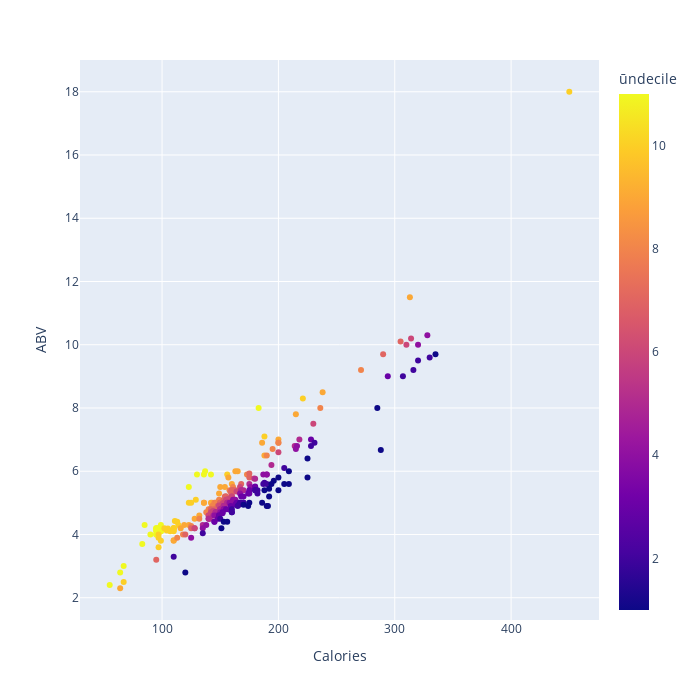

Notebook source saved alongside this figure:
### Markdown cell above
No surprise that the highest quintile APC are above where the regression line would be but that yellow dot at 18% is interesting. Also, the mass of the ratio distribution is at the lower calorie range. So maybe there is something to light beers after all - just not taste!

Quintiles nicely show the expected pattern so maybe slicing a little finer would be interesting. Deciles plus one maybe... 	ūndeciles? So the median will be in the 6th quantile. Maybe a little wacky, but fun.

### Code cell
# The same only different.
pd.qcut(df["apc"], q=11, labels=False)
df['ūndecile'] = pd.qcut(df["apc"], q=11, labels=False)
df['ūndecile'] = df['ūndecile'] + 1  # add one because zero index not helpful here

# Now color data points by quintiles of ABV/Calories
fig = px.scatter(df, x="Calories", y="ABV",  hover_data=['Brand'], color="ūndecile",
                width=700, height=700)
fig.show()

### Figure 1 — Plotly figure (JSON) as saved in the notebook; plotly's stock layout.template omitted (floating-point values rounded to 4 significant figures; data arrays with more than 128 entries replaced by an {"elided": "..."} marker saying what was removed)
{"data": [{"customdata": {"elided": "270x1 str values"}, "hovertemplate": "Calories=%{x}<br>ABV=%{y}<br>Brand=%{customdata[0]}<br>ūndecile=%{marker.color}<extra></extra>", "legendgroup": "", "marker": {"color": {"elided": "270 int values"}, "coloraxis": "coloraxis", "symbol": "circle"}, "mode": "markers", "name": "", "orientation": "v", "showlegend": false, "type": "scatter", "x": {"elided": "270 int values"}, "xaxis": "x", "y": {"elided": "270 float values"}, "yaxis": "y"}], "layout": {"coloraxis": {"colorbar": {"title": {"text": "ūndecile"}}, "colorscale": [[0, "#0d0887"], [0.1111, "#46039f"], [0.2222, "#7201a8"], [0.3333, "#9c179e"], [0.4444, "#bd3786"], [0.5556, "#d8576b"], [0.6667, "#ed7953"], [0.7778, "#fb9f3a"], [0.8889, "#fdca26"], [1, "#f0f921"]]}, "height": 700, "legend": {"tracegroupgap": 0}, "margin": {"t": 60}, "width": 700, "xaxis": {"anchor": "y", "autorange": true, "domain": [0, 1], "range": [29.47, 475.5], "title": {"text": "Calories"}, "type": "linear"}, "yaxis": {"anchor": "x", "autorange": true, "domain": [0, 1], "range": [1.296, 19.0], "title": {"text": "ABV"}, "type": "linear"}}}
